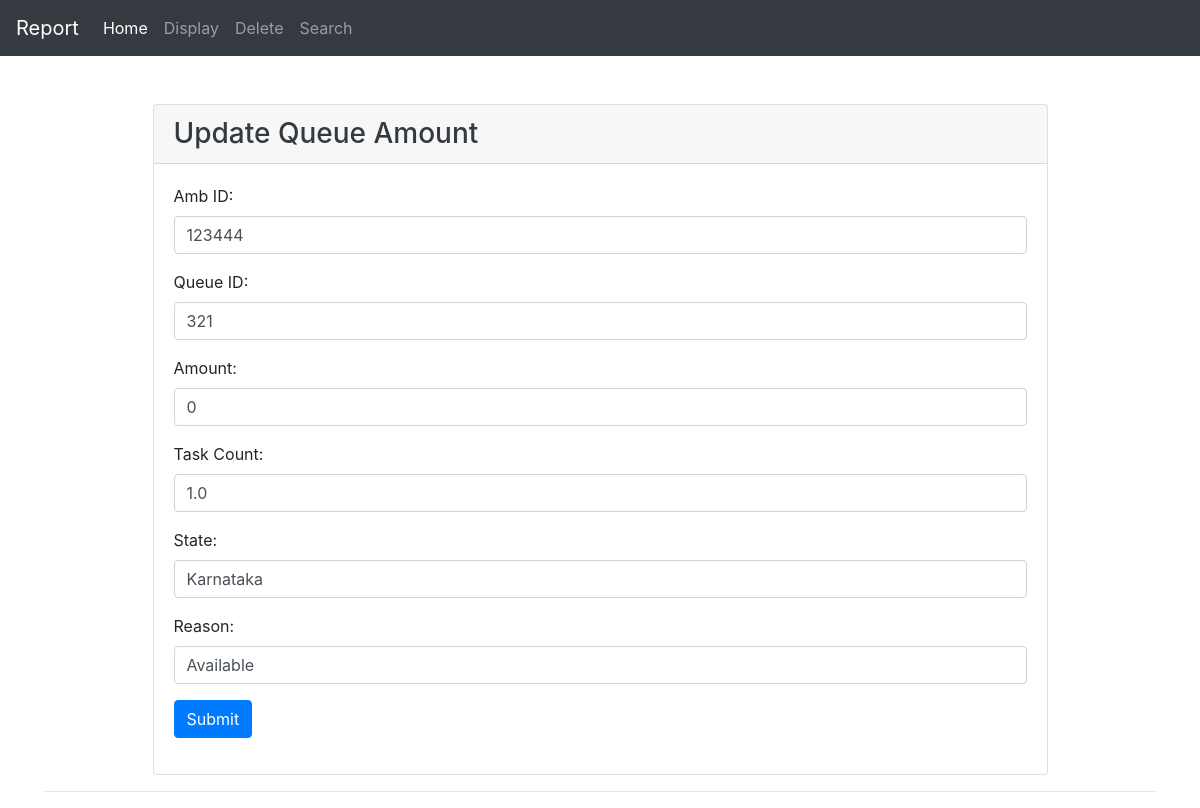
Before: /display/update/123444/321 with the older database file.
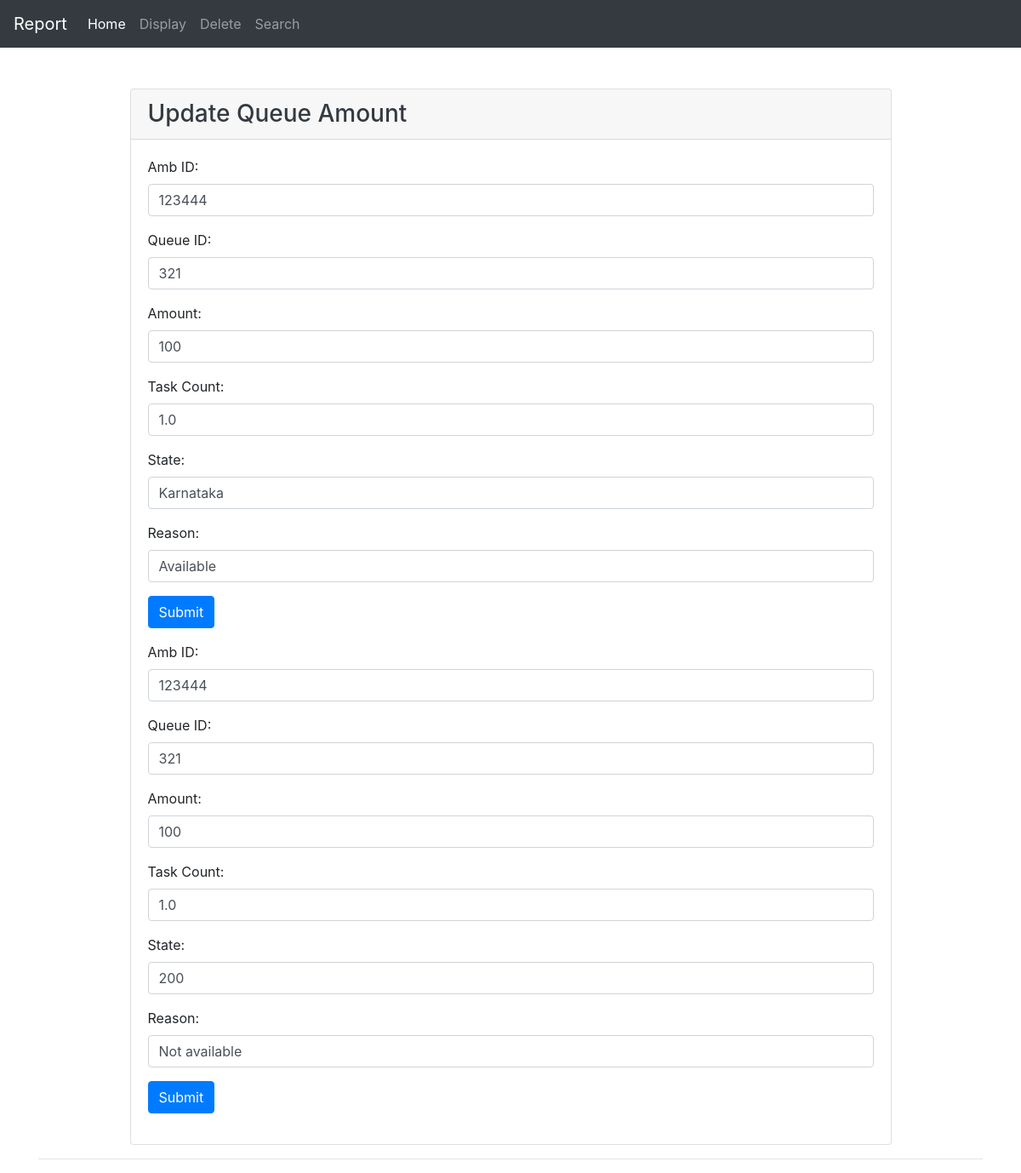
After: the same page with the newer database file.
### tables this page shows
CREATE TABLE "test"
(
	id INTEGER
		primary key autoincrement,
	amb varchar not null,
	queue varchar not null,
	state integer not null,
	amount int not null,
	task float not null,
	reason varchar(100),
	cdate TEXT default CURRENT_TIMESTAMP
);

### app.py (the view, shortened to what this page needs)
@app.route("/display/update/<int:amb>/<int:queue>", methods=["GET", "POST"])
def update(amb, queue):
    con = sqlite3.connect("testFirst.db")
    con.row_factory = sqlite3.Row
    cur = con.cursor()
    cur.execute("SELECT * from test where amb = ? and queue = ? ", (amb, queue))
    get_rows = cur.fetchall()
    return render_template('update.html', data=get_rows)

### templates/update.html (shortened to what this page needs)
{% extends "include/base.html" %}
{% block content %}
    <div class="container mt-5">
        <div class="row mx-auto">
            <div class="col-md-10 mx-auto">
                <div class="card">
                    <div class="card-header">
                        <h3 class="text-dark card-text">Update Queue Amount</h3>
                    </div>
                    <div class="card-body">
                        {% for data in data %}
                            <form method="post" action="/display/update/{{ data["amb"] }}/{{ data["queue"] }}">
                                <div class="form-group">
                                    <label for="amb">Amb ID:</label>
                                    <input class="form-control" type="text" name="amb" id="amb" placeholder="Amb ID"
                                           value='{{ data["amb"] }}'>
                                </div>
                                <div class="form-group">
                                    <label for="queue">Queue ID: </label>
                                    <input class="form-control" type="text" name="queue" id="queue"
                                           placeholder="Queue ID"
                                           value="{{ data["queue"] }}">
                                </div>
                                <div class="form-group">
                                    <label for="amount">Amount: </label>
                                    <input class="form-control" type="text" name="amount" id="amount"
                                           placeholder="Amount"
                                           value="{{ data["amount"] }}">
                                </div>
                                <div class="form-group">
                                    <label for="task">Task Count: </label>
                                    <input class="form-control" type="text" name="task" id="task"
                                           placeholder="Task Count"
                                           value="{{ data["task"] }}">
                                </div>
                                <div class="form-group">
                                    <label for="state">State: </label>
                                    <input class="form-control" type="text" name="state" id="state" placeholder="State"
                                           value="{{ data["state"] }}">
                                </div>
                                <div class="form-group">
                                    <label for="reason">Reason: </label>
                                    <input class="form-control" type="text" name="reason" id="reason"
                                           placeholder="Reason"
                                           value="{{ data["reason"] }}">
                                </div>
                                <div class="form-group">
                                    <button type="submit" class="btn btn-primary" name="submit">Submit</button>
                                </div>
                            </form>
                        {% endfor %}
                    </div>
                </div>
            </div>
        </div>
        <hr>
    </div>
{% endblock %}

Changed rows visible on the page:
changed test "Karnataka": amount "0" → "100"
added test: amb "123444", queue "321", amount "100", task "1.0", state "200", reason "Not available"
